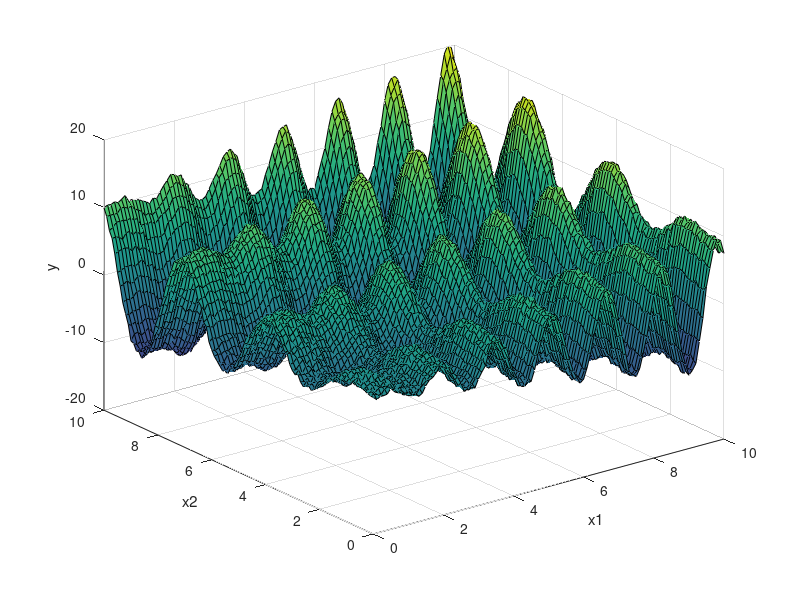

Write MATLAB code to recreate this figure. (Note: this script raises an error after producing the figure.)
%% (1) Initialization
clear
clc

% Generate the observations (x, y)
theta_0t = 0; 
theta_1t = 1;
theta_2t = 1.1;
[X1,X2] = meshgrid(0:0.1:10,0:0.1:10);
Y = theta_0t + theta_1t .* X1 .* sin(4*X1) ...
    + theta_2t .* X2 .* sin(2*X2)  ...
    + (-0.5 + 1 * rand(size(X1))); % adding noise to data

x = [X1(:) X2(:)];
y = Y(:);

% Create augmented x
x_au = [ones(size(x,1),1) x];

figure(1)
surf(X1, X2, Y)
xlabel('x1'), ylabel('x2'), zlabel('y')
axis([0 10 0 10 -20 20])

%% (2) Objective Function Calculation
% Obj. value for true theta
theta = [0 1 1.1]';
J = Nonlinear_ComputeCostwGrad(x_au, y, theta);
disp(['Obj. Value for True Param. = ' num2str(J)])

% Obj. value for some random theta
theta = [4.5 1.1 2.1]';
J = Nonlinear_ComputeCostwGrad(x_au, y, theta);
disp(['Obj. Value for Radom Param. = ' num2str(J)])

%% (3) Gradient Descent
clc
% Initialize fitting parameters
theta0 = zeros(3, 1); % [0 0 0]

% Gradient descent settings
num_iter = 1000;
alpha = 0.05;

disp('Running Gradient Descent ...')
% run gradient descent
[theta, J] = Nonlinear_GradientDescent2(x_au, y, theta0, alpha, num_iter);

% return results
disp(['Theta found by gradient descent: ' ...
    'Theta0 = ' num2str(theta(1)) ', Theta1 = ' num2str(theta(2))]);
disp(['Expected Theta values: ' ...
    'Theta0 = ' num2str(theta_0t) ', Theta1 = ' num2str(theta_1t)]);

figure(2)
plot(1:num_iter, J)
xlabel('# of iterations')
ylabel('Obj. function value')

%% (4) Advanced Optimization: fminunc
clc
options = optimoptions('fminunc', ...
    'Algorithm','trust-region', ...
    'SpecifyObjectiveGradient',true, ...
    'Display','iter');

theta0 = zeros(3, 1); % [0 0 0]
fun = @(theta) Nonlinear_ComputeCostwGrad(x_au, y, theta);
theta = fminunc(fun, theta0, options);
